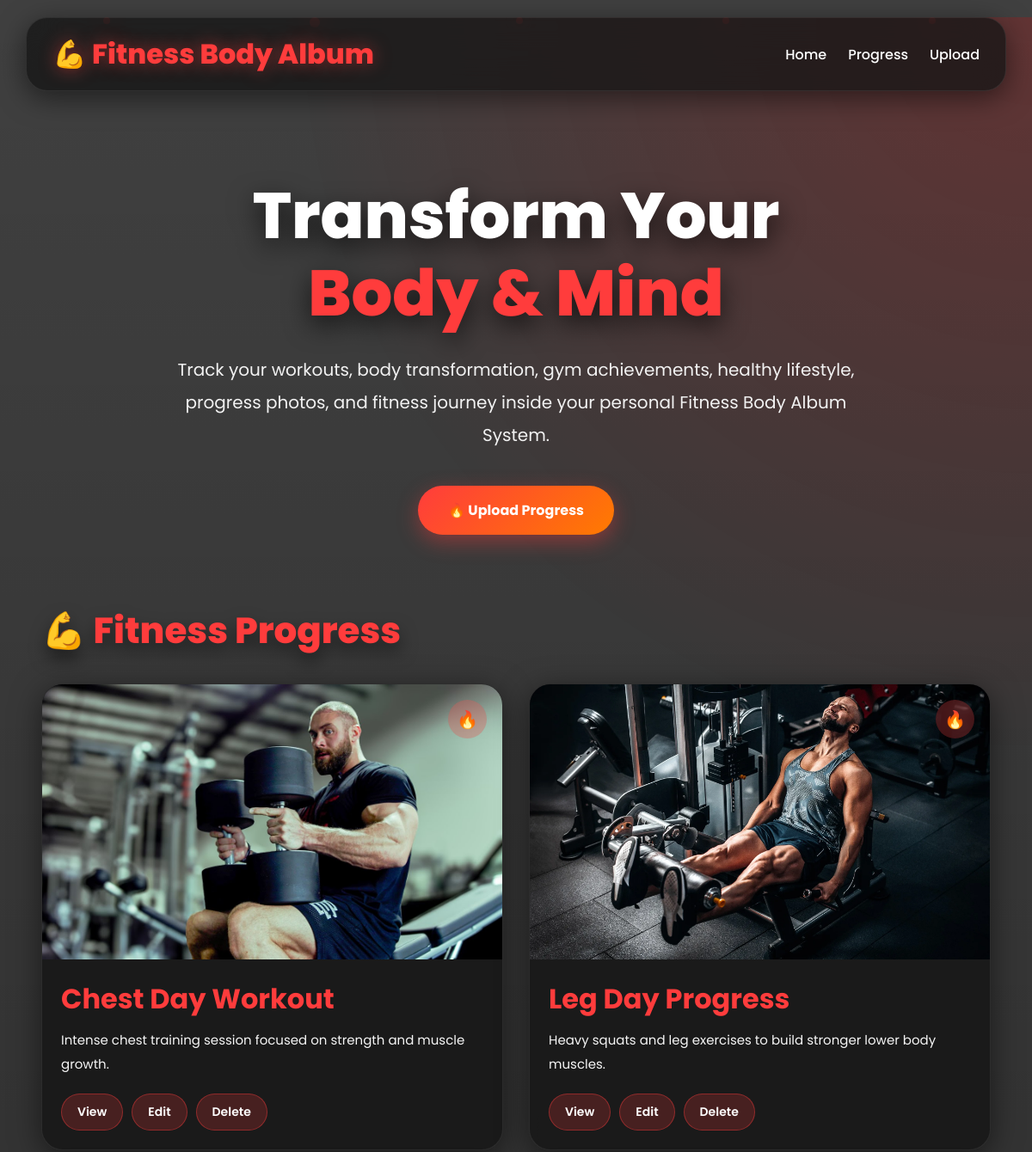
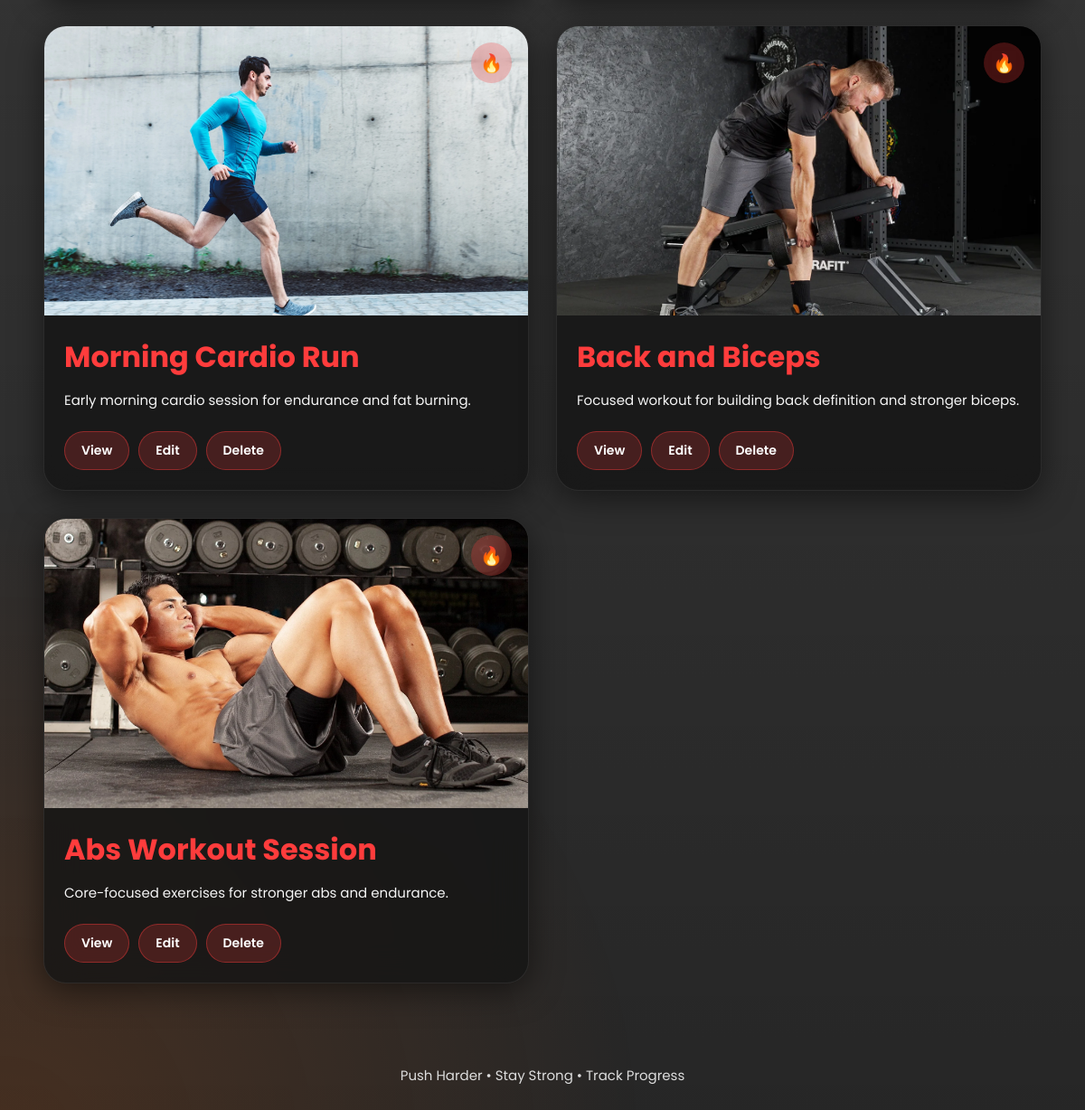
The app's page / (signed in) with its own data (2 pictures, top to bottom).
### albums/models.py (models this page shows, shortened)
class Album(models.Model):
    user = models.ForeignKey(User, on_delete=models.CASCADE)
    title = models.CharField(max_length=100)
    description = models.TextField()
    image = models.ImageField(upload_to='albums/')
    created_at = models.DateTimeField(auto_now_add=True)

### albums/views.py (the view)
# urls.py: path('', AlbumListView.as_view(), name='album-list'),
class AlbumListView(LoginRequiredMixin, ListView):
    model = Album
    template_name = 'albums/album_list.html'

### templates/albums/album_list.html (shortened to what this page needs)
<!DOCTYPE html>
<html lang="en">
<head>
</head>
<body>
    <div class="particles">
        <span></span>
        <span></span>
        <span></span>
        <span></span>
        <span></span>
    </div>
    <div class="navbar">
        <div class="logo">
            💪 Fitness Body Album
        </div>
        <div class="menu">
            <a href="/">Home</a>
            <a href="#albums-section">Progress</a>
            <a href="/create/">Upload</a>
        </div>
    </div>
    <div class="hero">
        <h1>
            Transform Your <br>
            <span>Body & Mind</span>
        </h1>
        <p>
            Track your workouts, body transformation,
            gym achievements, healthy lifestyle,
            progress photos, and fitness journey
            inside your personal Fitness Body Album System.
        </p>
        <a href="/create/" class="create-btn">
            🔥 Upload Progress
        </a>
    </div>
    <h1 class="section-title" id="albums-section">
        💪 Fitness Progress
    </h1>
    <div class="gallery">
        {% for album in object_list %}
        <div class="album-card">
            <div class="favorite">
                🔥
            </div>
            <img src="{{ album.image.url }}">
            <div class="album-content">
                <div class="album-title">
                    {{ album.title }}
                </div>
                <div class="album-description">
                    {{ album.description }}
                </div>
                <div class="actions">
                    <a href="/{{ album.id }}/" class="btn">
                        View
                    </a>
                    <a href="/{{ album.id }}/update/" class="btn">
                        Edit
                    </a>
                    <a href="/{{ album.id }}/delete/" class="btn">
                        Delete
                    </a>
                </div>
            </div>
        </div>
        {% endfor %}
    </div>
    <div class="footer">
         Push Harder • Stay Strong • Track Progress
    </div>
</body>
</html>

### templates/albums/album_list.html (style rules this page uses)
* { margin:0; padding:0; box-sizing:border-box; font-family:'Poppins', sans-serif; scroll-behavior:smooth; }
body { background: linear-gradient(rgba(0,0,0,0.75), rgba(0,0,0,0.85)), url('https://images.unsplash.com/photo-1517836357463-d25dfeac3438?q=80&w=2070&auto=format&fit=crop'); background-size:cover; background-position:center; background-attachment:fixed; min-height:100vh; overflow-x:hidden; color:white; }
body::before { content:''; position:fixed; width:100%; height:100%; background: radial-gradient(circle at top right, rgba(255,0,0,0.18), transparent 30%), radial-gradient(circle at bottom left, rgba(255,100,0,0.15), transparent 25%); z-index:-2; }
.particles { position:fixed; width:100%; height:100%; overflow:hidden; z-index:-1; }
.particles span { position:absolute; display:block; width:8px; height:8px; background:#ff3c3c; border-radius:50%; animation:float 15s linear infinite; opacity:0.7; box-shadow:0 0 20px #ff3c3c; }
.particles span:nth-child(1) { left:10%; animation-duration:12s; }
.particles span:nth-child(2) { left:30%; animation-duration:18s; width:12px; height:12px; }
.particles span:nth-child(3) { left:50%; animation-duration:10s; }
.particles span:nth-child(4) { left:70%; animation-duration:16s; }
.particles span:nth-child(5) { left:90%; animation-duration:20s; }
.navbar { width:95%; margin:auto; margin-top:20px; padding:18px 30px; border-radius:25px; background:rgba(20,20,20,0.75); backdrop-filter:blur(20px); border:1px solid rgba(255,255,255,0.08); display:flex; justify-content:space-between; align-items:center; box-shadow:0 8px 32px rgba(0,0,0,0.5); position:sticky; top:15px; z-index:999; }
.logo { font-size:32px; font-weight:800; color:#ff3c3c; text-shadow:0 0 20px rgba(255,60,60,0.5); }
.menu { display:flex; gap:25px; }
.menu a { text-decoration:none; color:white; font-weight:500; transition:0.3s; position:relative; }
.menu a::after { content:''; position:absolute; width:0%; height:2px; left:0; bottom:-5px; background:#ff3c3c; transition:0.4s; }
.hero { width:90%; margin:auto; margin-top:100px; text-align:center; }
.hero h1 { font-size:75px; line-height:90px; margin-bottom:25px; font-weight:800; text-shadow:0 10px 30px rgba(0,0,0,0.7); }
.hero span { color:#ff3c3c; }
.hero p { max-width:850px; margin:auto; font-size:20px; line-height:38px; color:#f2f2f2; }
.create-btn { display:inline-block; margin-top:40px; padding:16px 35px; border-radius:50px; text-decoration:none; color:white; font-weight:700; background:linear-gradient( 135deg, #ff3c3c, #ff7b00 ); transition:0.4s; box-shadow:0 8px 25px rgba(255,60,60,0.4); }
.section-title { width:92%; margin:auto; margin-top:80px; margin-bottom:30px; font-size:42px; font-weight:800; color:#ff3c3c; text-shadow:0 10px 20px rgba(0,0,0,0.5); }
.gallery { width:92%; margin:auto; display:grid; grid-template-columns:repeat(auto-fit, minmax(420px,1fr)); gap:30px; }
.album-card { position:relative; overflow:hidden; border-radius:25px; background:rgba(20,20,20,0.8); backdrop-filter:blur(20px); border:1px solid rgba(255,255,255,0.08); box-shadow:0 8px 35px rgba(0,0,0,0.5); transition:0.4s; }
.album-card img { width:100%; height:320px; object-fit:cover; display:block; transition:0.5s; }
.album-content { padding:22px; }
.album-title { font-size:32px; font-weight:700; margin-bottom:10px; color:#ff3c3c; }
.album-description { font-size:15px; color:#f5f5f5; margin-bottom:20px; line-height:28px; }
.actions { display:flex; gap:10px; flex-wrap:wrap; }
.btn { padding:10px 18px; border-radius:50px; text-decoration:none; color:white; font-size:14px; font-weight:600; background:rgba(255,60,60,0.2); border:1px solid rgba(255,60,60,0.4); transition:0.3s; }
.favorite { position:absolute; top:18px; right:18px; width:45px; height:45px; border-radius:50%; background:rgba(255,60,60,0.25); display:flex; justify-content:center; align-items:center; backdrop-filter:blur(10px); font-size:20px; z-index:3; transition:0.3s; }
.footer { text-align:center; padding:50px; color:#ddd; font-size:15px; margin-top:40px; }

### records on screen
Album: image (placeholder picture), title "Chest Day Workout", description "Intense chest training session focused on strength and muscle growth."
Album: image (picture), title "Leg Day Progress", description "Heavy squats and leg exercises to build stronger lower body muscles."
Album: image (picture), title "Morning Cardio Run", description "Early morning cardio session for endurance and fat burning."
Album: image (picture), title "Back and Biceps", description "Focused workout for building back definition and stronger biceps."
Album: image (picture), title "Abs Workout Session", description "Core-focused exercises for stronger abs and endurance."
